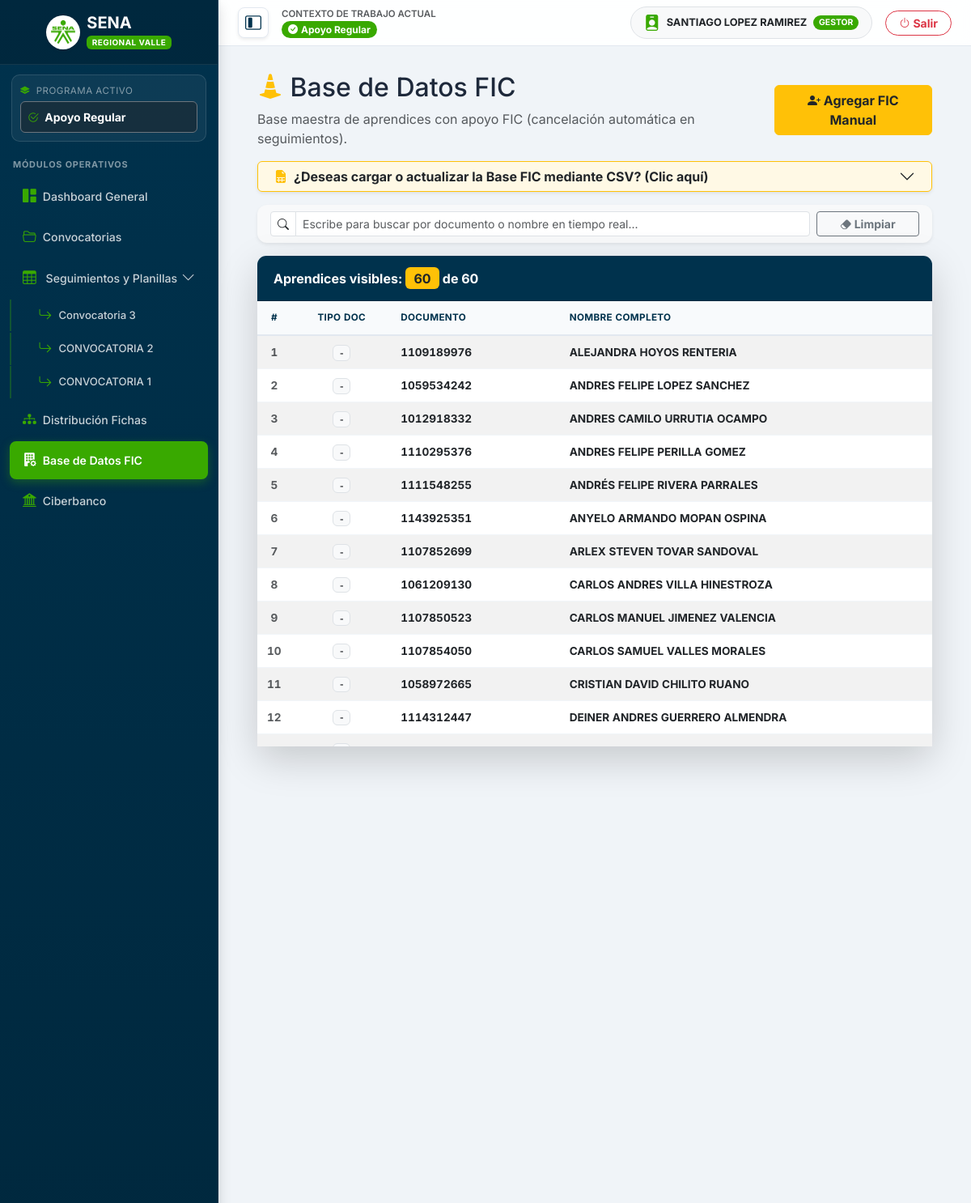
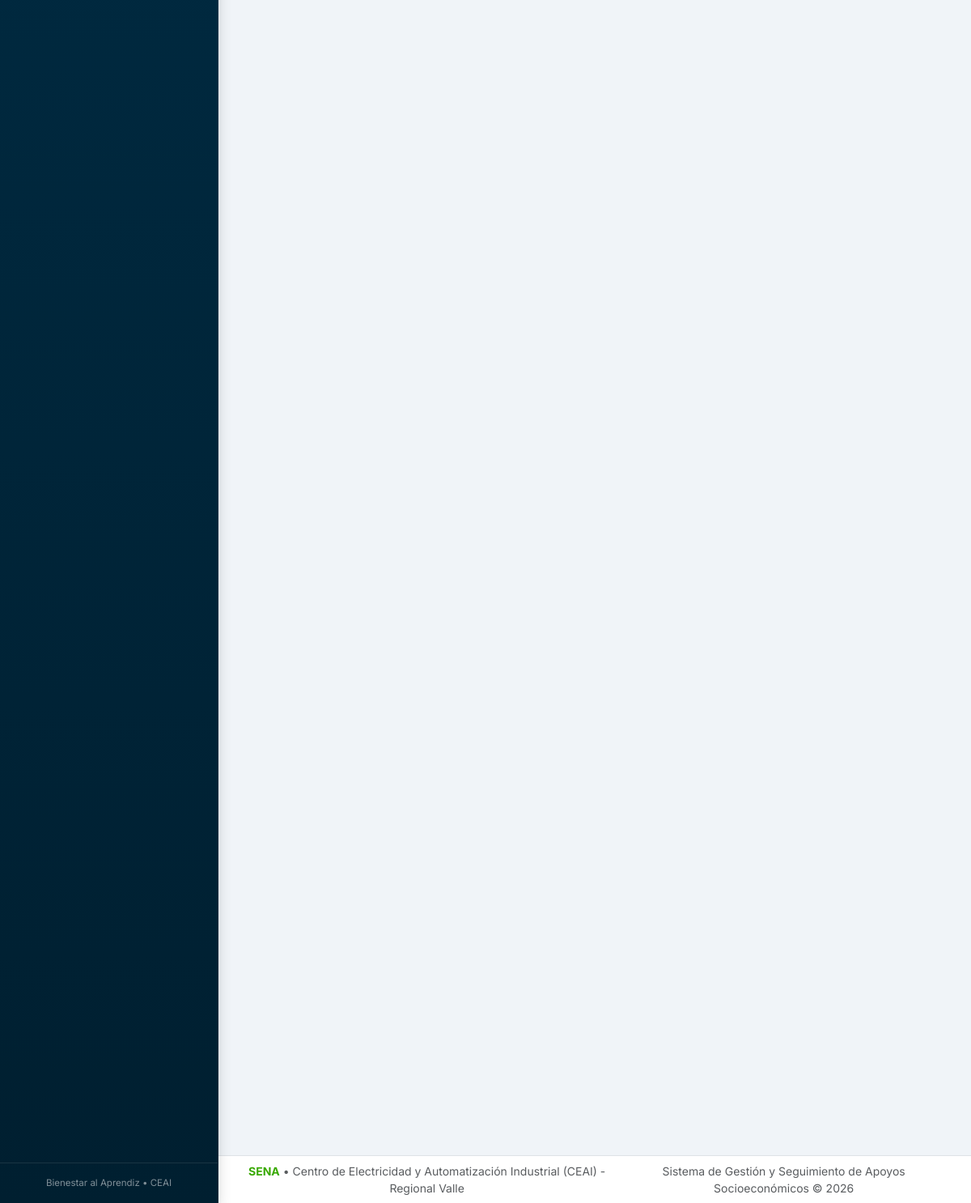
Page /modules/fic/index.php (signed in) on the committed database (2 pictures, top to bottom).
### tables this page shows
CREATE TABLE `tipos_apoyo` (
  `id` int(11) NOT NULL,
  `nombre` varchar(150) NOT NULL,
  `descripcion` text DEFAULT NULL,
  `estado` enum('activo','inactivo') DEFAULT 'activo'
);

CREATE TABLE `convocatorias` (
  `id` int(10) UNSIGNED NOT NULL,
  `apoyo_id` int(11) DEFAULT 1,
  `nombre` varchar(150) NOT NULL,
  `periodo` varchar(30) NOT NULL,
  `cupos` int(10) UNSIGNED NOT NULL DEFAULT 0,
  `presupuesto` decimal(15,2) NOT NULL DEFAULT 0.00,
  `created_at` timestamp NOT NULL DEFAULT current_timestamp()
);

CREATE TABLE `base_fic` (
  `id` int(10) UNSIGNED NOT NULL,
  `tipo_documento` varchar(10) DEFAULT NULL,
  `documento` varchar(50) NOT NULL,
  `nombre` varchar(250) NOT NULL
);

### modules/fic/index.php (the view, shortened to what this page needs)
<?php
require_once '../../config/database.php';
require_once '../../includes/header.php';
$stmt = $pdo->query("SELECT * FROM base_fic ORDER BY nombre ASC");
$aprendices_fic = $stmt->fetchAll(PDO::FETCH_ASSOC);
?>
<div class="container-fluid px-4 py-3">
    <div class="d-flex justify-content-between align-items-center mb-3">
        <div>
            <h2><i class="bi bi-cone-striped text-warning"></i> Base de Datos FIC</h2>
            <p class="text-muted mb-0">Base maestra de aprendices con apoyo FIC (cancelación automática en seguimientos).</p>
        </div>
        <button class="btn btn-warning fw-bold text-dark" data-bs-toggle="modal" data-bs-target="#modalNuevoFic">
            <i class="bi bi-person-plus-fill"></i> Agregar FIC Manual
        </button>
    </div>
    <div class="accordion mb-3" id="accordionFIC">
        <div class="accordion-item shadow-sm border-warning">
            <h2 class="accordion-header" id="headingFIC">
                <button class="accordion-button collapsed py-2 bg-warning bg-opacity-10 text-dark fw-bold" type="button" data-bs-toggle="collapse" data-bs-target="#collapseFIC" aria-expanded="false">
                    <i class="bi bi-file-earmark-spreadsheet-fill me-2 text-warning"></i> ¿Deseas cargar o actualizar la Base FIC mediante CSV? (Clic aquí)
                </button>
            </h2>
        </div>
    </div>
    <div class="card shadow-sm mb-3 bg-light border-0">
        <div class="card-body py-2">
            <div class="row g-2 align-items-center">
                <div class="col-md-10">
                    <div class="input-group input-group-sm">
                        <span class="input-group-text bg-white"><i class="bi bi-search"></i></span>
                        <input type="text" id="filtroFic" class="form-control" placeholder="Escribe para buscar por documento o nombre en tiempo real..." autofocus>
                    </div>
                </div>
                <div class="col-md-2">
                    <button type="button" id="btnLimpiarFic" class="btn btn-sm btn-outline-secondary w-100 fw-bold">
                        <i class="bi bi-eraser-fill"></i> Limpiar
                    </button>
                </div>
            </div>
        </div>
    </div>
    <div class="card shadow-sm border-0 shadow-lg">
        <div class="card-header bg-dark text-white fw-bold d-flex justify-content-between align-items-center">
            <span>Aprendices visibles: <span id="conteoFic" class="badge bg-warning text-dark fs-6"><?= count($aprendices_fic) ?></span> de <?= count($aprendices_fic) ?></span>
        </div>
        <div class="card-body p-0">
            <div class="table-responsive" style="max-height: 550px; overflow-y: auto;">
                <table class="table table-striped table-hover mb-0 align-middle" style="font-size: 0.85em;">
                    <thead class="table-light sticky-top">
                        <tr>
                            <th style="width: 5%;" class="text-center">#</th>
                            <th style="width: 15%;" class="text-center">Tipo Doc</th>
                            <th style="width: 25%;">Documento</th>
                            <th style="width: 55%;">Nombre Completo</th>
                        </tr>
                    </thead>
                    <tbody id="tbodyFic">
                        <?php $item = 1; foreach ($aprendices_fic as $af): ?>
                            <tr class="fila-fic" data-busqueda="<?= strtolower(htmlspecialchars(($af['tipo_documento'] ?? '') . ' ' . $af['documento'] . ' ' . ($af['nombre'] ?? ''))) ?>">
                                <td class="text-center fw-bold text-muted"><?= $item++ ?></td>
                                <td class="text-center"><span class="badge bg-light text-dark border"><?= htmlspecialchars($af['tipo_documento'] ?? '-') ?></span></td>
                                <td class="fw-bold"><?= htmlspecialchars($af['documento']) ?></td>
                                <td class="fw-bold text-uppercase"><?= htmlspecialchars($af['nombre'] ?? 'Sin Nombre') ?></td>
                            </tr>
                        <?php endforeach; ?>
                    </tbody>
                </table>
            </div>
        </div>
    </div>
</div>
<?php require_once '../../includes/footer.php'; ?>

### includes/header.php (shortened to what this page needs)
<?php
$rol_actual = $_SESSION['rol'] ?? 'visualizador';
$nombre_usuario = $_SESSION['nombre'] ?? 'Usuario';
$uri_actual = $_SERVER['REQUEST_URI'] ?? '';
if (isset($pdo)) {
    if ($rol_actual === 'admin') {
        $stmtApoyos = $pdo->query("SELECT id, nombre FROM tipos_apoyo WHERE estado = 'activo' ORDER BY id ASC");
        $lista_apoyos = $stmtApoyos->fetchAll(PDO::FETCH_ASSOC);
        if (isset($_GET['apoyo_id'])) {
            $_SESSION['apoyo_activo_id'] = (int)$_GET['apoyo_id'];
        }
        if (!isset($_SESSION['apoyo_activo_id']) && count($lista_apoyos) > 0) {
            $_SESSION['apoyo_activo_id'] = $lista_apoyos[0]['id'];
        }
        $apoyo_activo_id = $_SESSION['apoyo_activo_id'] ?? 1;
    } else {
        $apoyo_asignado = (int)($_SESSION['apoyo_usuario'] ?? 1);
        $stmtApoyos = $pdo->prepare("SELECT id, nombre FROM tipos_apoyo WHERE id = ? AND estado = 'activo'");
        $stmtApoyos->execute([$apoyo_asignado]);
        $lista_apoyos = $stmtApoyos->fetchAll(PDO::FETCH_ASSOC);
        $apoyo_activo_id = $apoyo_asignado;
    }
    $nombre_apoyo_header = "Apoyo Socioeconómico";
    foreach ($lista_apoyos as $ap_item) {
        if ((int)$ap_item['id'] === (int)$apoyo_activo_id) {
            $nombre_apoyo_header = $ap_item['nombre'];
            break;
        }
    }
    $stmtSidebar = $pdo->prepare("SELECT id, nombre FROM convocatorias WHERE apoyo_id = ? ORDER BY id DESC");
    $stmtSidebar->execute([$apoyo_activo_id]);
    $lista_convocatorias = $stmtSidebar->fetchAll(PDO::FETCH_ASSOC);
} else {
    $lista_apoyos = [];
    $lista_convocatorias = [];
    $apoyo_activo_id = 1;
    $nombre_apoyo_header = "Apoyo Socioeconómico";
}
?>
<!DOCTYPE html>
<html lang="es">
<head>
    <link href="https://cdn.jsdelivr.net/npm/bootstrap@5.3.0/dist/css/bootstrap.min.css" rel="stylesheet">
    <link rel="stylesheet" href="https://cdn.jsdelivr.net/npm/bootstrap-icons@1.10.5/font/bootstrap-icons.css">
    <link rel="stylesheet" href="/seguimiento-regular/assets/css/sena.css?v=2.0">
</head>
<body>
<div class="d-flex" id="wrapper">
    <div class="text-white shadow" id="sidebar-wrapper">
        <div class="sidebar-brand-box text-center">
            <div class="d-flex align-items-center justify-content-center gap-2">
                <div class="bg-white rounded-circle p-1 d-flex align-items-center justify-content-center shadow-sm" style="width: 42px; height: 42px;">
                    <img src="/seguimiento-regular/assets/img/logo_sena.webp" alt="Logo SENA" style="width: 30px; height: auto;">
                </div>
                <div class="text-start">
                    <div class="fw-bolder fs-5 text-white lh-1">SENA</div>
                    <span class="badge bg-success mt-1" style="font-size: 0.62rem; letter-spacing: 0.5px;">REGIONAL VALLE</span>
                </div>
            </div>
        </div>
        <div class="apoyo-selector-box">
            <label class="form-label text-white-50 mb-1 d-flex align-items-center justify-content-between" style="font-size: 0.72rem; text-transform: uppercase; letter-spacing: 0.5px;">
                <span><i class="bi bi-layers-fill text-success me-1"></i> Programa Activo</span>
            </label>
            <?php if ($rol_actual === 'admin'): ?>
                <select class="form-select form-select-sm fw-bold bg-dark text-white border-secondary shadow-none" onchange="location.href='?apoyo_id='+this.value">
                    <?php foreach ($lista_apoyos as $ap): ?>
                        <option value="<?= $ap['id'] ?>" <?= $ap['id'] == $apoyo_activo_id ? 'selected' : '' ?>>
                            <?= htmlspecialchars($ap['nombre']) ?>
                        </option>
                    <?php endforeach; ?>
                </select>
            <?php else: ?>
                <div class="p-2 bg-dark bg-opacity-50 rounded border border-secondary text-white fw-bold small text-truncate" title="<?= !empty($lista_apoyos) ? htmlspecialchars($lista_apoyos[0]['nombre']) : 'Sin Apoyo Asignado' ?>">
                    <i class="bi bi-check2-circle text-success me-1"></i>
                    <?= !empty($lista_apoyos) ? htmlspecialchars($lista_apoyos[0]['nombre']) : 'Sin Apoyo Asignado' ?>
                </div>
            <?php endif; ?>
        </div>
        <div class="flex-grow-1 overflow-auto py-1">
            <div class="px-3 py-1 text-white-50 fw-bold" style="font-size: 0.68rem; text-transform: uppercase; letter-spacing: 0.8px;">
                Módulos Operativos
            </div>
            <a href="/seguimiento-regular/index.php" class="sidebar-link <?= (strpos($uri_actual, '/seguimiento-regular/index.php') !== false || $uri_actual === '/seguimiento-regular/') ? 'active' : '' ?>">
                <i class="bi bi-grid-1x2-fill me-2 text-success"></i> Dashboard General
            </a>
            <a href="/seguimiento-regular/modules/convocatorias/index.php" class="sidebar-link <?= strpos($uri_actual, '/modules/convocatorias/') !== false ? 'active' : '' ?>">
                <i class="bi bi-folder2-open me-2 text-success"></i> Convocatorias
            </a>
            <div class="mt-1">
                <a href="#menuSeguimiento" data-bs-toggle="collapse" class="sidebar-link d-flex justify-content-between align-items-center <?= strpos($uri_actual, '/modules/seguimiento/') !== false ? 'active' : '' ?>">
                    <span><i class="bi bi-table me-2 text-success"></i> Seguimientos y Planillas</span>
                    <i class="bi bi-chevron-down small"></i>
                </a>
                <div class="collapse show" id="menuSeguimiento">
                    <?php foreach ($lista_convocatorias as $c):
                        $conv_activa = (strpos($uri_actual, '/modules/seguimiento/') !== false && isset($_GET['convocatoria_id']) && $_GET['convocatoria_id'] == $c['id']);
                    ?>
                        <a href="/seguimiento-regular/modules/seguimiento/index.php?convocatoria_id=<?= $c['id'] ?>" class="sidebar-link submenu-link <?= $conv_activa ? 'active' : '' ?>">
                            <i class="bi bi-arrow-return-right me-2 text-success"></i>
                            <span class="text-truncate"><?= htmlspecialchars($c['nombre']) ?></span>
                        </a>
                    <?php endforeach; ?>
                </div>
            </div>
            <a href="/seguimiento-regular/modules/fichas/index.php" class="sidebar-link <?= strpos($uri_actual, '/modules/fichas/') !== false ? 'active' : '' ?>">
                <i class="bi bi-diagram-3-fill me-2 text-success"></i> Distribución Fichas
            </a>
            <a href="/seguimiento-regular/modules/fic/index.php" class="sidebar-link <?= strpos($uri_actual, '/modules/fic/') !== false ? 'active' : '' ?>">
                <i class="bi bi-building-fill-gear me-2 text-success"></i> Base de Datos FIC
            </a>
            <a href="/seguimiento-regular/modules/ciberbanco/index.php" class="sidebar-link <?= strpos($uri_actual, '/modules/ciberbanco/') !== false ? 'active' : '' ?>">
                <i class="bi bi-bank2 me-2 text-success"></i> Ciberbanco
            </a>
        </div>
        <div class="p-3 border-top border-secondary border-opacity-25 small text-white-50 text-center" style="font-size: 0.72rem;">
            Bienestar al Aprendiz &bull; CEAI
        </div>
    </div>
    <div id="page-content-wrapper">
        <nav class="navbar navbar-expand-lg navbar-light top-navbar px-4 py-2 mb-3">
            <div class="container-fluid px-0 d-flex justify-content-between align-items-center">
                <div class="d-flex align-items-center gap-3">
                    <button class="btn-toggle-sidebar shadow-sm" id="sidebarToggle" title="Mostrar / Ocultar menú lateral">
                        <i class="bi bi-layout-sidebar-inset fs-5"></i>
                    </button>
                    <div class="d-none d-sm-block">
                        <div class="text-muted" style="font-size: 0.72rem; font-weight: 600; text-transform: uppercase;">Contexto de Trabajo Actual</div>
                        <div class="fw-bold text-dark d-flex align-items-center gap-2">
                            <span class="badge bg-success rounded-pill px-2 py-1"><i class="bi bi-check-circle-fill me-1"></i><?= htmlspecialchars($nombre_apoyo_header) ?></span>
                        </div>
                    </div>
                </div>
                <div class="d-flex align-items-center gap-3">
                    <div class="d-flex align-items-center bg-light border rounded-pill px-3 py-1">
                        <i class="bi bi-person-badge-fill fs-5 me-2 text-success"></i>
                        <div class="lh-1 me-2">
                            <div class="fw-bold text-dark" style="font-size: 0.8rem;"><?= htmlspecialchars($nombre_usuario) ?></div>
                        </div>
                        <span class="badge rounded-pill bg-<?= $rol_actual === 'admin' ? 'danger' : ($rol_actual === 'gestor' ? 'success' : 'warning text-dark') ?> text-uppercase" style="font-size: 0.65rem;">
                            <?= htmlspecialchars($rol_actual) ?>
                        </span>
                    </div>
                    <a href="/seguimiento-regular/logout.php" class="btn btn-outline-danger btn-sm fw-bold rounded-pill px-3">
                        <i class="bi bi-power"></i> <span class="d-none d-md-inline">Salir</span>
                    </a>
                </div>
            </div>
        </nav>
        <div class="container-fluid px-4 pb-4 flex-grow-1">

### rows in the picture
tipos_apoyo: nombre "Apoyo Regular"
convocatorias: nombre "Convocatoria 3"
convocatorias: nombre "CONVOCATORIA 2"
convocatorias: nombre "CONVOCATORIA 1"
base_fic: tipo_documento "-", documento "1109189976", nombre "ALEJANDRA HOYOS RENTERIA"
base_fic: tipo_documento "-", documento "1059534242", nombre "ANDRES FELIPE LOPEZ SANCHEZ"
base_fic: tipo_documento "-", documento "1012918332", nombre "ANDRES CAMILO URRUTIA OCAMPO"
base_fic: tipo_documento "-", documento "1110295376", nombre "ANDRES FELIPE PERILLA GOMEZ"
base_fic: tipo_documento "-", documento "1111548255", nombre "ANDRÉS FELIPE RIVERA PARRALES"
base_fic: tipo_documento "-", documento "1143925351", nombre "ANYELO ARMANDO MOPAN OSPINA"
base_fic: tipo_documento "-", documento "1107852699", nombre "ARLEX STEVEN TOVAR SANDOVAL"
base_fic: tipo_documento "-", documento "1061209130", nombre "CARLOS ANDRES VILLA HINESTROZA"
base_fic: tipo_documento "-", documento "1107850523", nombre "CARLOS MANUEL JIMENEZ VALENCIA"
base_fic: tipo_documento "-", documento "1107854050", nombre "CARLOS SAMUEL VALLES MORALES"
base_fic: tipo_documento "-", documento "1058972665", nombre "CRISTIAN DAVID CHILITO RUANO"
base_fic: tipo_documento "-", documento "1114312447", nombre "DEINER ANDRES GUERRERO ALMENDRA"

### other values in the picture
$nombre_usuario "SANTIAGO LOPEZ RAMIREZ"
$rol_actual "GESTOR"
count($aprendices_fic) "60"
